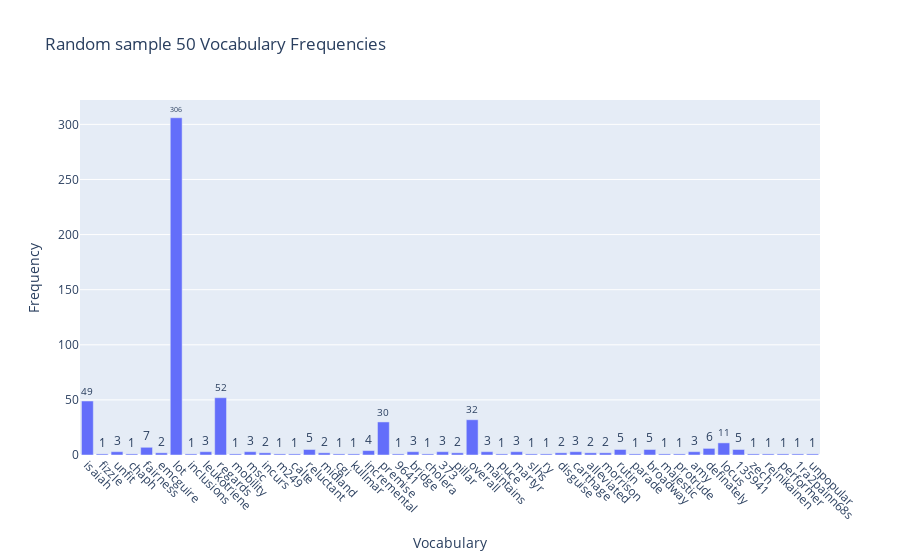

This figure's notebook cell:
### Markdown cell above
### >>> **Exercise 14 (take home):** 
The chart above only contains 300 vocabulary in the documents, and it's already computationally intensive to both compute and visualize. Can you efficiently reduce the number of terms you want to visualize as an exercise.

### Code cell
# Answer here

import random

# Using this method will be faster because the time complexity of the original method may be O(n^2).
term_frequencies = np.asarray(X_counts.sum(axis=0))[0]

# Random sample
sample_size = 50
random_index = random.sample(range(X_counts.shape[1]), sample_size)

data = pd.DataFrame({
    'Vocabulary': [count_vect.get_feature_names_out()[i] for i in random_index],
    'Frequency': [term_frequencies[i] for i in random_index]
})

fig = px.bar(data, x = 'Vocabulary', y = 'Frequency', text = 'Frequency', title = 'Random sample {} Vocabulary Frequencies'.format(sample_size))
fig.update_traces(texttemplate = '%{text}', textposition = 'outside')
fig.update_layout(xaxis_tickangle = 45)
fig.show()

### Figure 1 — Plotly figure (JSON) as saved in the notebook; plotly's stock layout.template omitted (floating-point values rounded to 4 significant figures)
{"data": [{"alignmentgroup": "True", "hovertemplate": "Vocabulary=%{x}<br>Frequency=%{text}<extra></extra>", "legendgroup": "", "marker": {"color": "#636efa", "pattern": {"shape": ""}}, "name": "", "offsetgroup": "", "orientation": "v", "showlegend": false, "text": [49, 1, 3, 1, 7, 2, 306, 1, 3, 52, 1, 3, 2, 1, 1, 5, 2, 1, 1, 4, 30, 1, 3, 1, 3, 2, 32, 3, 1, 3, 1, 1, 2, 3, 2, 2, 5, 1, 5, 1, 1, 3, 6, 11, 5, 1, 1, 1, 1, 1], "textposition": "outside", "texttemplate": "%{text}", "type": "bar", "x": ["isaiah", "fizzle", "unfit", "chaph", "fairness", "emcguire", "lot", "inclusions", "leukotriene", "regards", "mobility", "msc", "incurs", "m249", "calte", "reluctant", "midland", "cgi", "kullmar", "incremental", "premise", "9641", "bridge", "cholera", "373", "pillar", "overall", "maintains", "puce", "martyr", "slhs", "ry", "disguise", "carthage", "alleviated", "morrison", "rutin", "parade", "broadway", "majestic", "protrude", "amy", "definately", "locus", "135941", "zech", "reinikainen", "performer", "1ra2painn68s", "unpopular"], "xaxis": "x", "y": [49, 1, 3, 1, 7, 2, 306, 1, 3, 52, 1, 3, 2, 1, 1, 5, 2, 1, 1, 4, 30, 1, 3, 1, 3, 2, 32, 3, 1, 3, 1, 1, 2, 3, 2, 2, 5, 1, 5, 1, 1, 3, 6, 11, 5, 1, 1, 1, 1, 1], "yaxis": "y"}], "layout": {"barmode": "relative", "legend": {"tracegroupgap": 0}, "title": {"text": "Random sample 50 Vocabulary Frequencies"}, "xaxis": {"anchor": "y", "domain": [0, 1], "tickangle": 45, "title": {"text": "Vocabulary"}}, "yaxis": {"anchor": "x", "domain": [0, 1], "title": {"text": "Frequency"}}}}
